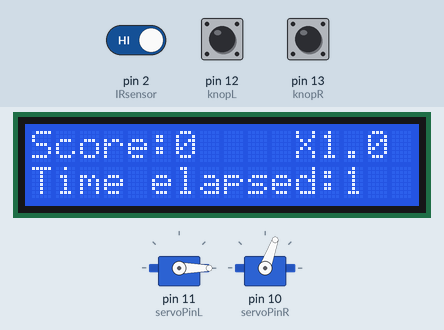
The sketch below on a simulated Arduino Uno, built with avr-gcc and run on an emulated ATmega328P. Shown: 2 × servo, 16×2 character LCD. The test bench sets the inputs (shaded band); at power-on: pin 12 (knopL) HIGH, pin 13 (knopR) HIGH, pin 2 (IRsensor) HIGH. What the sketch prints to the serial monitor is not drawn.

Above: at 18.7 s.
18.8 s: pin 12 (knopL) pulled LOW for 0.15 s
At 18.9 s:
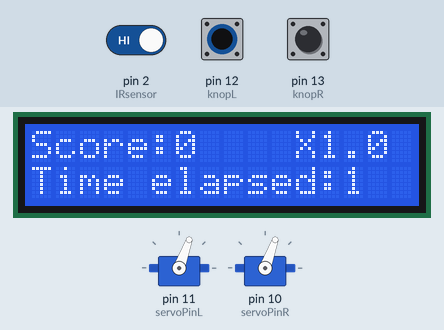
21.9 s: pin 13 (knopR) pulled LOW for 0.15 s
At 22.0 s:
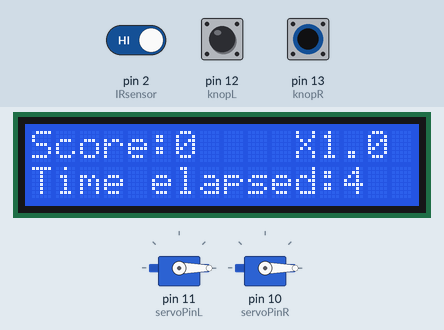
25.0 s: pin 2 (IRsensor) driven LOW
At 28.3 s:
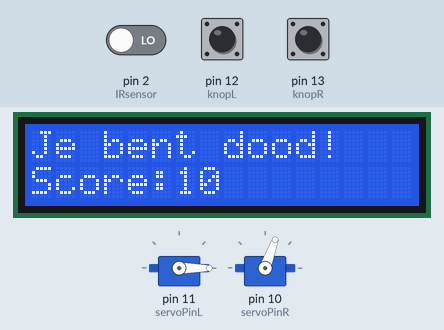
31.0 s: pin 12 (knopL) driven HIGH
33.6 s: pin 13 (knopR) pulled LOW for 1 s
At 34.3 s:
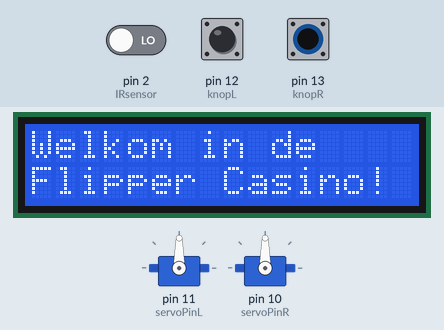
Timing chart, 0 to 52.6 s (numbered marks = the images above; inputs shaded):
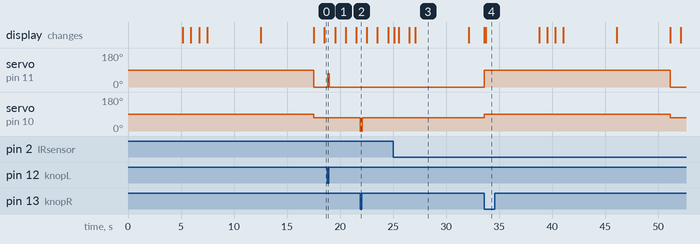

Measured:
- after the input at 18.8 s, servo on pin 11 (servoPinL): 0° → 70° at once, → 0° 0.15 s later
- after the input at 21.9 s, servo on pin 10 (servoPinR): 70° → 0° at once, → 70° 0.15 s later
- after the input at 33.6 s, servo on pin 11 (servoPinL): 0° → 90° at once, → 0° 17.5 s later; servo on pin 10 (servoPinR): 70° → 90° at once, → 70° 17.5 s later; the display: first changes at once (image 4 shows a later state)

The sketch:

flipperkast_code_v3.ino
```cpp
#include <Servo.h>
#include <LiquidCrystal_I2C.h>
#include <math.h>

#define knopR 13
#define knopL 12

#define servoPinL 11
#define servoPinR 10

#define IRsensor 2


LiquidCrystal_I2C lcd(0x3F,20,4);

Servo servoL;
Servo servoR;

const int flipper_reach = 70; // flipperreach moet groter dan 0 en kleiner dan 100 anders gaan dingen kapot
int IRstate = HIGH;
int IRprestate = LOW;
unsigned int score = 0;
unsigned long gameStart;
int time;
float mult;
int CompleteScore = 0;
unsigned long DEATH_TIMEOUT = 5000;  // 5 seconds
unsigned long lastPress;

const int BTN_R = 0;
const int BTN_L = 1;
const int buttonPins[2] = {knopR, knopL};

//Een debouncer zodat de knopper niet onder lage stroom gaan ruisen
// een array van buttonstates omdat er twee knoppen zijn
int buttonState[2]            = {HIGH, HIGH};  //gedebouncde staat(hoog bij INPUT_PULLUP)
int lastButtonState[2]        = {HIGH, HIGH};  //een previous state die later verandered wordt
unsigned long lastDebounceTime[2] = {0, 0};
const unsigned long debounceDelay = 20;        //de cooldown tusser knopdrukken

// deze code runt 2 keer 1 keer per knop
void updateButtons() {
  for (int i = 0; i < 2; i++) {
    int reading = digitalRead(buttonPins[i]);

    // als de knop gedrukt(ruis of niet) dan wordt de tijd van de verandering genoteerd
    if (reading != lastButtonState[i]) {
      lastDebounceTime[i] = millis();
    }

    // als de knop langer dan de debounceDelay ingedrukt is is het input geaccepteerd
    if ((millis() - lastDebounceTime[i]) > debounceDelay) {
      if (reading != buttonState[i]) {
        buttonState[i] = reading;
      }
    }
    // zet de prestate
    lastButtonState[i] = reading;
  }
}
// deze code zorgt ervoor dat er alleen maar een flipper per keer actief is
// dit is gedaan door power issues, dit volgt nogsteeds de requirements

int activeButton = -1;        // -1 = geen button, 1 = BTN_R, 2 = BTN_L
bool rPressed = false;        // effective states, after the lockout
bool lPressed = false;

void updateLockout() {
  // the active button was released: free the lock
  if (activeButton != -1 && buttonState[activeButton] == HIGH) {
    activeButton = -1;
  }

  // nobody holds the lock: the first pressed button takes it
  if (activeButton == -1) {
    if (buttonState[BTN_R] == LOW) {
      activeButton = BTN_R;
    }
    else if (buttonState[BTN_L] == LOW) {
      activeButton = BTN_L;
    }
  }
  // Dit wordt gebruikt inplaatsvan digitalRead(KNOP)
  // deze variablen zijn gedebounced en elkaar uitsluitend
  rPressed = (activeButton == BTN_R);
  lPressed = (activeButton == BTN_L);
}

// displayt de score
void displayScore(int score) {
  lcd.setCursor(6,0);
  lcd.print(score);
}

// displayt de tijd en de multiplicator die de score vergroot
// multi vergroot met 0.5 elke 20 sec tot 10x

void displayTime() {
  // als de tijd minder dan 999s is vergroot de tijd
  if (time < 999){
    time = (millis() - gameStart) / 1000;
    lcd.setCursor(13,1);
    lcd.print(time);
    //Serial.print(time);
  }
  // multipliceert de score met het mult
  // dit vond ik leuk om toe te voegen
  mult = min(1 + (time / 20) * 0.5, 10);
  lcd.setCursor(12, 0);
  lcd.print(mult, 1);
}

void setup(){

  //cheatmode voor inf leven
  //DEATH_TIMEOUT = 99999999999999999;

  //general setup

  pinMode(knopR, INPUT_PULLUP);
  pinMode(knopL, INPUT_PULLUP);
  Serial.begin(9600);
  servoL.attach(servoPinL);
  servoR.attach(servoPinR);

  //lcd setup

  lcd.init();
  lcd.begin(16, 2);
  lcd.backlight();

  //startup dialoog

  lcd.setCursor(0,0);
  lcd.print("Welkom in de");
  lcd.setCursor(0,1);
  lcd.print("Flipper Casino!");
  delay(5000);
  lcd.clear();
  //deze is wat langer doordat er 17 characters per lijn zijn
  lcd.setCursor(0,0);
  lcd.print("Blijf de flippers");
  delay(750);
  lcd.setCursor(0,0);
  lcd.print("lijf de flippers");
  delay(750);
  lcd.setCursor(0,1);
  lcd.print("drukken of anders");
  delay(750);
  lcd.setCursor(0,1);
  lcd.print("rukken of anders");
  delay(5000);
  lcd.clear();

  lcd.setCursor(0,0);
  lcd.print("verlies je");
  lcd.setCursor(0,1);
  lcd.print("en ga je dood!");
  delay(5000);
  lcd.clear();

  lcd.setCursor(0,0);
  lcd.print("Score:"); // lcdsetCursor 6 om de score te printen op de goeie plek
  lcd.print(0);
  lcd.setCursor(0,1);
  lcd.print("Time elapsed:"); // lcdsetCursor 13 om de score te printen op de goeie plek
  lcd.setCursor(11, 0);
  lcd.print("X");


  servoL.write(0);                 //naar startplek
  servoR.write(flipper_reach);     //naar startplek(mirrored)

  //timer setup
  //de gametimer is na het inladen begonnen

  gameStart = millis();
  lastPress = millis();
}

void loop() {
  //de game loop
  while (1){
    //Update de knopvalues
    updateButtons();
    updateLockout();

    // death timer
    // deze manier van death detectie is ervoor gekozen omdat ik er geen zin in had/geen tijd had
    if (rPressed || lPressed) {
      lastPress = millis();
    }
    if (millis() - lastPress >= DEATH_TIMEOUT) {
      break;
      //YOU DIED
    }
    //doet de flipper bewegen als de knoppen gedrukt zijn
    //en terug naar zijn originele plek als ze niet gedrukt zijn
    switch (rPressed) {
      case 0:
        servoR.write(flipper_reach);
        //delay(100 * flipper_reach / 60); optionele delay
        //Serial.print("ButtonR: ");
        //Serial.print(buttonState[BTN_R]);
        break;
      case 1:
        servoR.write(0);
        //Serial.print("ButtonR: ");
        //Serial.print(buttonState[BTN_R]);
        break;
    }
    // deze is anderso, omdat de flipper ook andersom zit
    switch (lPressed) {
      case 1:
        servoL.write(flipper_reach);
        //delay(100 * flipper_reach / 60); optioneel
        //Serial.print("ButtonL: ");
        //Serial.println(buttonState[BTN_L]);
        break;
      case 0:
        servoL.write(0);
        //Serial.print("ButtonL: ");
        //Serial.println(buttonState[BTN_L]);
        break;
    }
    // de IR sensor code (met previous states) met score berekening
    IRstate = digitalRead(IRsensor);

    if (IRstate == 0 && IRstate != IRprestate) {
      //Serial.println("adding 1 to score");
      score++;
      delay(100);
      CompleteScore += score * 10 * mult;
      displayScore(CompleteScore);
    }
    IRprestate = IRstate;
    // elke run doet de code time displayen
    //Serial.print(" score: ");
    //Serial.println(score);
    displayTime();
  }
  // deze code runt als je doodgaat
  servoL.write(0);                 // terug naar startplek
  servoR.write(flipper_reach);     // terug naar startplek(mirrored)
  // eindedialoog
  lcd.clear();
  lcd.setCursor(0, 0);
  lcd.print("Je bent dood!");
  lcd.setCursor(0, 1);
  lcd.print("Score:");
  lcd.print(CompleteScore);
  //sturen naar de server
  //naam
  Serial.print("Kristian");
  Serial.print(",");
  //score
  Serial.print(CompleteScore);
  Serial.print(",");
  //machine_id
  Serial.println("TIklas1C");
  delay(5000);

  lcd.setCursor(0,0);
  lcd.print("Druk een knop");
  lcd.setCursor(0,1);
  // als er iemand weggaat en iemand later pas komt staat het spel klaar
  if (CompleteScore == 0) {
    lcd.print("om te beginnen!");
  } else {
    lcd.print("Volgende speler!");
  }
  while (digitalRead(knopR) == HIGH && digitalRead(knopL) == HIGH) {}  // wachten tot een knopdruk(met ruis)
  asm volatile ("jmp 0");          // software reset
}
```
